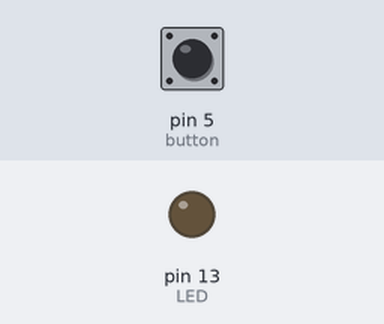
The sketch below on a simulated Arduino Uno, built with avr-gcc and run on an emulated ATmega328P. Shown: output pins drawn as LEDs (lit = HIGH). Dashed ring = blinking. Inputs (shaded band) come from the test bench; at power-on: pin 5 (button) HIGH.

Above: at 1.2 s.
1.3 s: pin 5 (button) pulled LOW for 0.15 s
At 1.7 s:
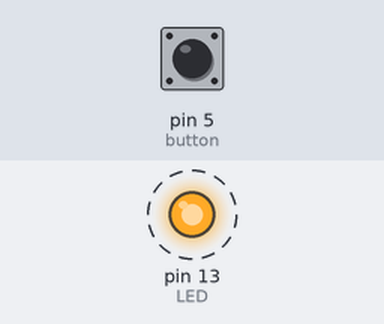
4.3 s: pin 5 (button) pulled LOW for 3.2 s
At 9.0 s:
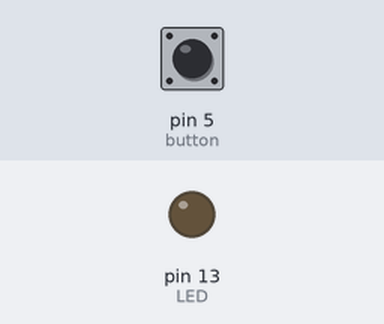
Timing chart, 0 to 10.5 s (numbered marks = the images above; inputs shaded):
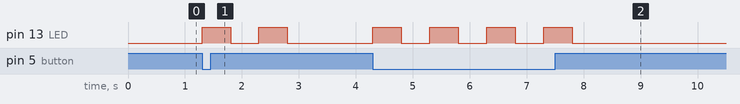

The sketch:

push_button_test_LED.ino
```cpp
#define LED 13
#define button 5

int x;
void setup() {
  pinMode(button, INPUT_PULLUP);
  pinMode(LED, OUTPUT);
  Serial.begin(115200);
}
void loop() {
  x = digitalRead(button);
  if (x == 0) { //if pressed, blink the LED 2 times
    digitalWrite(LED, 1); delay(500);
    digitalWrite(LED, 0); delay(500);
    digitalWrite(LED, 1); delay(500);
    digitalWrite(LED, 0); delay(500);
  }

  else digitalWrite(LED, 0);
}
```

Measured:
- after the input at 1.3 s, pin 13 (LED): alternates HIGH for 0.50 s and LOW for 0.50 s, 4 changes in all, then stays LOW, starting at once
- after the input at 4.3 s, pin 13 (LED): alternates HIGH for 0.50 s and LOW for 0.50 s, 8 changes in all, then stays LOW, starting at once
